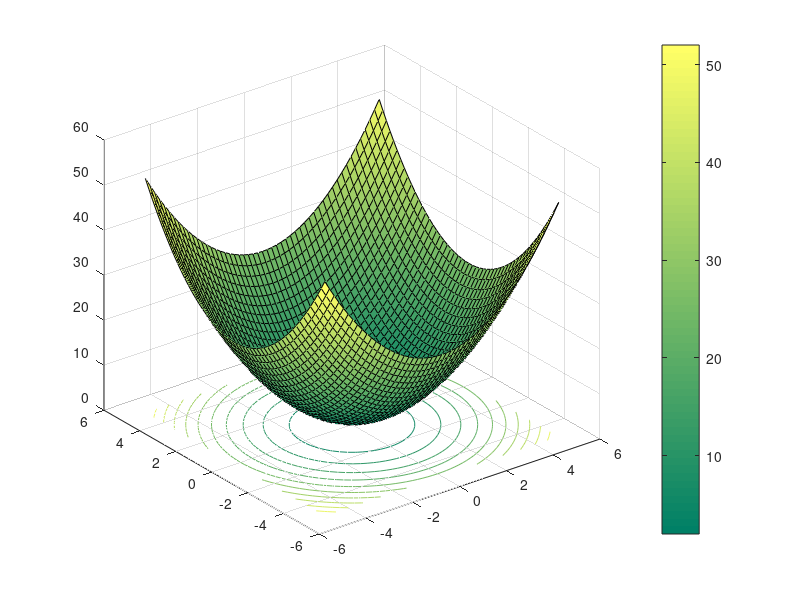

Reproduce this figure in MATLAB. (Note: this script raises an error after producing the figure.)
clear;
close all;

%% VARIABLES
n = 8;
visual = true;

%% SPHERE

disp('SPHERE');

% optimal values
sphere_x_opt = 2+ones(n,1);
sphere_v_opt = 0;

% 2dim plot
if (visual)
    figure('Name','Sphere');
    [x,y] = meshgrid(-5:0.2:5);
    sphere2d=2+x.^2+y.^2;
    surfc(x,y,sphere2d);
    colormap summer;
    colorbar;
end

% optimization

dim = 17;
sphere_parameters_fmincon = runMultiStarts(@TestFunctions.sphere, 1, n, 'fmincon', dim, -5*ones(dim,1), 5*ones(dim,1));   
printResultParameters(sphere_parameters_fmincon);
sphere_parameters = runMultiStarts(@TestFunctions.sphere, 1, n, 'dhc', dim, -5*ones(dim,1), 5*ones(dim,1));   
printResultParameters(sphere_parameters);

%% ROSENBROCK SADDLE / BANANA

disp('ROSENBROCK');

% plot
if (visual)
    figure('Name','Rosenbrock');
    [x,y] = meshgrid(-2:0.2:2,-1:0.2:3);
    rosenbrock = (1-x).^2+100*(y-x.^2).^2;
    surfc(x,y,rosenbrock);
    view(12,55);
    hsv2 = hsv;
      hsv3 = [hsv2(11:64,:);hsv2(1:10,:)];
    colormap(hsv3);
    colorbar;
end

rosenbrock_parameters_fmincon = runMultiStarts(@TestFunctions.rosenbrock, 1, n, 'fmincon', 2, [-2;-1], [2;3]);
printResultParameters(rosenbrock_parameters_fmincon);
rosenbrock_parameters_fminsearch = runMultiStarts(@TestFunctions.rosenbrock, 1, n, 'fminsearch', 2, [-2;-1], [2;3]);
printResultParameters(rosenbrock_parameters_fminsearch);
rosenbrock_parameters_hctt = runMultiStarts(@TestFunctions.rosenbrock, 1, n, 'hctt', 2, [-2;-1], [2;3]);
printResultParameters(rosenbrock_parameters_hctt);
rosenbrock_parameters_dhc = runMultiStarts(@TestFunctions.rosenbrock, 1, n, 'dhc', 2, [-2;-1], [2;3]);
printResultParameters(rosenbrock_parameters_dhc);

%% GRIEWANK

disp('GRIEWANK');

griewank_x_opt = zeros(n,1);
griewank_v_opt = 0;

% 2dim plot
if (visual)
    figure('Name','Griewank');
    [x,y] = meshgrid(-10:0.2:10);
    griewank = 1 + (x.^2+y.^2)/4000 - cos(x).*cos(y/sqrt(2));
    surfc(x,y,griewank);
    colorbar;
end

griewank_parameters_fmincon = runMultiStarts(@TestFunctions.griewank, 1, n, 'fmincon', 2, [-10;-10], [10;10]);
printResultParameters(griewank_parameters_fmincon); 
griewank_parameters_dhc = runMultiStarts(@TestFunctions.griewank, 1, n, 'dhc', 2, [-10;-10], [10;10]);
printResultParameters(griewank_parameters_dhc); 

%% FUNCTIONS

function parameters = runMultiStarts(objectiveFunction, objOutNumber, nStarts, localOptimizer, nPar, parMin, parMax)
    clearPersistentVariables();
    
    options = PestoOptions();
    options.obj_type = 'negative log-posterior';
    options.comp_type = 'sequential';
    options.n_starts = nStarts;
    options.objOutNumber = objOutNumber;
    options.mode = 'visual';
    options.localOptimizer = localOptimizer;
    options.localOptimizerOptions.TolX          = 1e-8;
    options.localOptimizerOptions.TolFun        = 1e-8;
    options.localOptimizerOptions.MaxFunEvals   = 1000;
    options.localOptimizerOptions.MaxIter       = 1000;
    
    parameters.number = nPar;
    parameters.min = parMin;
    parameters.max = parMax;
    
    parameters = getMultiStarts(parameters, objectiveFunction, options);
    
end